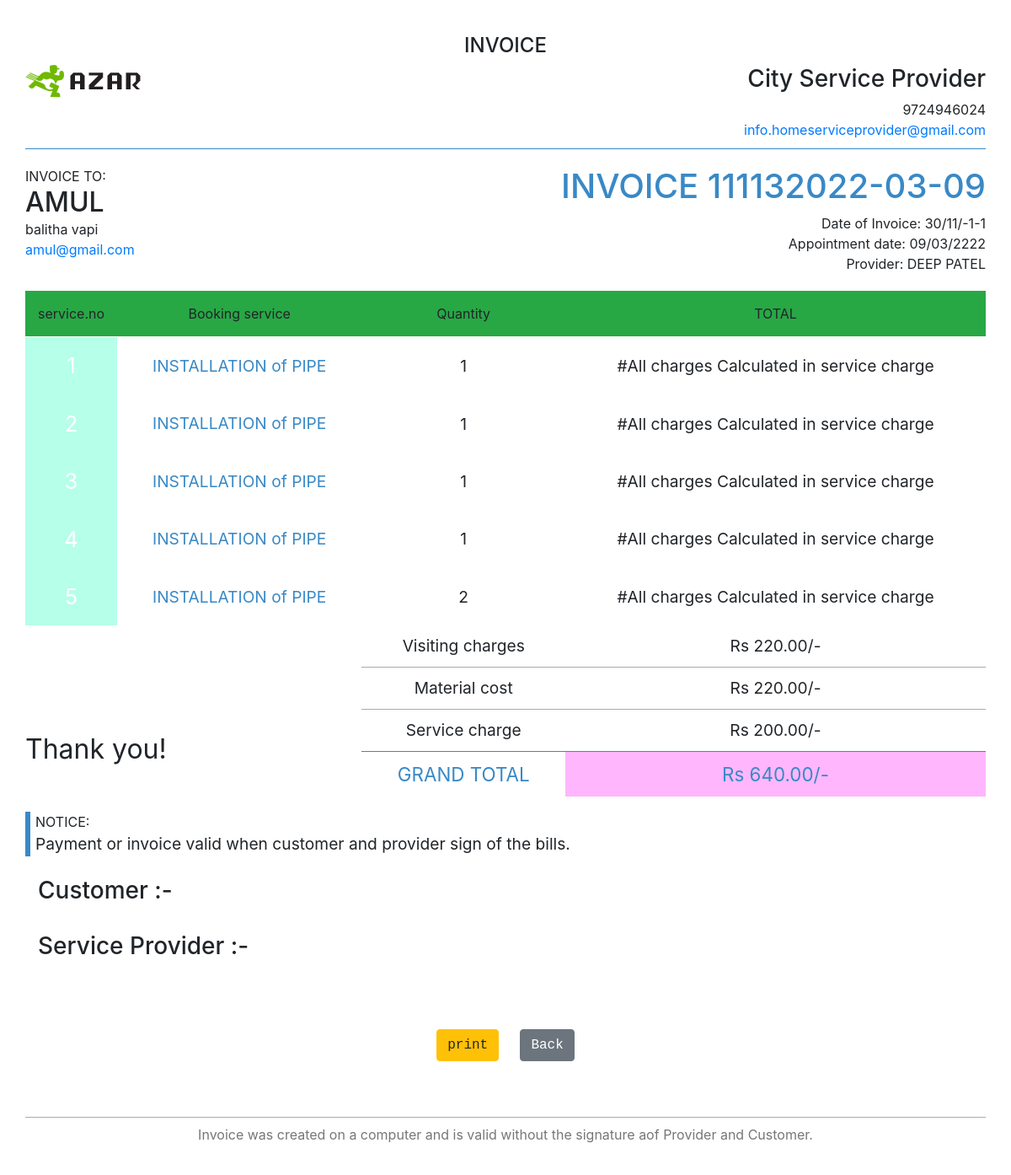
Screenshot of /partner/bill.php?bid=111132022-03-09 (signed in) with the database file from the repository.
### tables this page shows
CREATE TABLE `booking` (
  `bid` int(11) NOT NULL,
  `pid` int(11) NOT NULL,
  `sid` int(11) NOT NULL,
  `ssid` int(11) NOT NULL,
  `city` varchar(50) NOT NULL,
  `time` varchar(50) NOT NULL,
  `provider_status` tinyint(4) NOT NULL,
  `sub_name` varchar(50) NOT NULL,
  `date` date NOT NULL,
  `uid` int(11) NOT NULL,
  `booking_status` tinyint(4) NOT NULL,
  `visiting_price` varchar(200) NOT NULL,
  `Qty` int(11) NOT NULL,
  `bookingid` varchar(200) NOT NULL,
  `invoice` tinyint(4) NOT NULL
);

CREATE TABLE `service_detail` (
  `ssid` int(11) NOT NULL,
  `c_name` varchar(50) NOT NULL,
  `sid` int(11) NOT NULL
);

### partner/bill.php (the view, shortened to what this page needs)
<?php
include("includes/conn.php");
$bid=$_REQUEST['bid'];
$id=$_SESSION['pid'];
$sql = "SELECT i.bookingid,i.totalsubservice,u.name,sp.pname,i.date,s.s_name, sp.address , sp.contact, sp.email , u.address , u.email , i.invoicedate , i.date , i.visitingcharge
 , i.servicecharge , i.materialcost , i.totalsubservice
from invoice i, booking b, user u ,service_provider sp ,services s
where i.bookingid= b.bookingid AND i.bookingid='$bid'
AND i.uid=u.uid AND u.uid=b.uid AND i.pid=sp.pid AND sp.pid=b.pid AND
 b.pid='$id' AND i.sid=s.sid AND s.sid=b.sid AND b.invoice=2 GROUP BY b.date";
$result =  mysqli_query($conn , $sql);
    											     if (mysqli_num_rows($result) > 0) {
          													  while($row = mysqli_fetch_row($result)) {
 ?>
<!doctype html>
<html lang="en">
<head>
	<link href="//maxcdn.bootstrapcdn.com/bootstrap/4.1.1/css/bootstrap.min.css" rel="stylesheet" id="bootstrap-css">
	<link href="css/invoice.css" rel="stylesheet">
</head>
<body>
<div>
    <div class="invoice overflow-auto" id="invoice">
        <div style="min-width: 600px">
            <header>
			<h4 style="text-align:center">INVOICE </h4>
                <div class="row">
                    <div class="col">
                        <a target="_blank" href="#">
                            <img src="gallery/logo.png" data-holder-rendered="true" />
                            </a>
                    </div>
                    <div class="col company-details">
                        <div><h3>City Service Provider<h3></div>
                        <div>9724946024</div>
                        <div class="email"><a href="mailto: info.homeserviceprovider@gmail.com"> info.homeserviceprovider@gmail.com</a></div>
                    </div>
                </div>
            </header>
            <main>
                <div class="row contacts">
                    <div class="col invoice-to">
                        <div class="text-gray-light">INVOICE TO:</div>
                        <h2 class="to"><?php echo $row[2];?></h2>
                        <div class="address"><?php echo $row[9];?></div>
                        <div class="email"><a href="mailto:<?php echo $row[10];?>"><?php echo $row[10];?></a></div>
                    </div>
                    <div class="col invoice-details">
                        <h1 class="invoice-id">INVOICE  <?php echo $row[0];?></h1>
                        <div class="date">Date of Invoice: <?php echo date("d/m/yy", strtotime( $row[11]) );?></div>
                        <div class="date">Appointment date: <?php echo date("d/m/yy", strtotime( $row[12]) );?></div>
						 <div class="date">Provider: <?php echo $row[3];?></div>
                    </div>
                </div>
                <table border="0" cellspacing="0" cellpadding="0" >
                    <thead class="bg bg-success " align="center" >
                        <tr>
                            <th style="text-align:center"  width="7%">service.no</th>
                            <th class="text-align:center" >Booking service</th>
                            <th class="text-align:center" colspan="2">Quantity</th>
                            <th class="text-align:center" >TOTAL</th>
                        </tr>
                    </thead>
					<?php   $query = "SELECT * FROM booking WHERE  bookingid='$bid'";
													 $provider = mysqli_query($conn,$query);
													$cnt=1;
    											     if (mysqli_num_rows($provider) > 0) {
          													  while($row1 = mysqli_fetch_row($provider)) {
									?>
                    <tbody>
                        <tr>
                            <td class="no" style="text-align:center" width="7%"><?php echo $cnt;?></td>
                            <td style="text-align:center"><h3>
                                <?php $ssid = $row1[3];
														 $query1 = "SELECT * FROM Service_detail WHERE  ssid=$ssid ";
														$service= mysqli_query($conn,$query1);
															if (mysqli_num_rows($service) > 0) {
          													  while($row2 = mysqli_fetch_row($service)) {
																echo $row2[1];
													 }}
											?> of <?php echo $row1[7];?>
                            </td>
                            <td class="qty" colspan="2" style="text-align:center"><?php echo $row1[12];?></td>
                            <td class=" qty" style="text-align:center">#All charges Calculated in service charge</td>
                        </tr>
                    </tbody>
					<?php $cnt=$cnt+1;  }} ?>
                    <tfoot>
                        <tr>
                            <td colspan="2"></td>
                            <td colspan="2"style="text-align:center">Visiting charges</td>
                            <td style="text-align:center">Rs <?php echo $row[13];?>.00/-</td>
                        </tr>
                        <tr>
                            <td colspan="2"></td>
                            <td colspan="2" style="text-align:center">Material cost</td>
                            <td style="text-align:center">Rs <?php echo $row[15];?>.00/-</td>
                        </tr>
						 <tr>
                            <td colspan="2"></td>
                            <td colspan="2" style="text-align:center">Service charge </td>
                            <td style="text-align:center">Rs <?php echo $row[14];?>.00/-</td>
                        </tr>
                        <tr>
                            <td colspan="2"></td>
                            <td colspan="2" style="text-align:center">GRAND TOTAL</td>
                            <td style="text-align:center " class="total">Rs <?php echo $row[16];?>.00/-</td>
                        </tr>
                    </tfoot>
                </table>
				<div class="thanks">Thank you!</div>
                <div class="notices">
                    <div>NOTICE:</div>
                    <div class="notice">Payment or invoice valid when customer and provider sign of the bills.</div>
                </div>
				<br/>
				<div class="row">
					<div class="col-md-12">
					 <div class="col-md-6"><h3>Customer :-</h3></div><br/>
				<div class="col-md-6"><h3>Service Provider :-</h3></div><br/>
				</div>
				</div>
				<div style="padding-top:50px;"><pre><center><input type="submit" class="btn btn-warning" value="print" id="print" >   <a href="<?php echo $_SERVER['HTTP_REFERER']?>" class="btn btn-secondary">Back </a></center></pre>
				</div>
            </main>
            <footer>
                Invoice was created on a computer and is valid without the signature aof Provider and Customer.
            </footer>
        </div>
    </div>
</div>
</body>
</html>
													 <?php }} ?>

### partner/css/invoice.css (style rules this page uses)
#invoice { padding: 30px; }
.invoice { position: relative; background-color: #FFF; min-height: 680px; padding: 15px }
.invoice header { padding: 10px 0; margin-bottom: 20px; border-bottom: 1px solid #3989c6 }
.invoice .company-details { text-align: right }
.invoice .contacts { margin-bottom: 20px }
.invoice .invoice-to { text-align: left }
.invoice .invoice-to .to { margin-top: 0; margin-bottom: 0 }
.invoice .invoice-details { text-align: right }
.invoice .invoice-details .invoice-id { margin-top: 0; color: #3989c6 }
.invoice main { padding-bottom: 50px }
.invoice main .thanks { margin-top: -100px; font-size: 2em; margin-bottom: 50px }
.invoice main .notices { padding-left: 6px; border-left: 6px solid #3989c6 }
.invoice main .notices .notice { font-size: 1.2em }
.invoice table { width: 100%; border-collapse: collapse; border-spacing: 0; margin-bottom: 20px }
.invoice table th { padding: 15px; border-bottom: 1px solid #fff }
.invoice table td { padding: 15px; border-bottom: 1px solid #fff }
.invoice table th { white-space: nowrap; font-weight: 400; font-size: 16px }
.invoice table td h3 { margin: 0; font-weight: 400; color: #3989c6; font-size: 1.2em }
.invoice table .qty,.invoice table .total,.invoice table .unit { text-align: right; font-size: 1.2em }
.invoice table .no { color: #fff; font-size: 1.6em; background: #B6FFE9 }
.invoice table .total { background: #FFB6FD; color: #fff }
.invoice table tbody tr:last-child td { border: none }
.invoice table tfoot td { background: 0 0; border-bottom: none; white-space: nowrap; text-align: right; padding: 10px 20px; font-size: 1.2em; border-top: 1px solid #aaa }
.invoice table tfoot tr:first-child td { border-top: none }
.invoice table tfoot tr:last-child td { color: #3989c6; font-size: 1.4em; border-top: 1px solid #3989c6 }
.invoice table tfoot tr td:first-child { border: none }
.invoice footer { width: 100%; text-align: center; color: #777; border-top: 1px solid #aaa; padding: 8px 0 }

### rows the page displays
booking: sub_name "PIPE", Qty "1"
service_detail: c_name "INSTALLATION"
booking: sub_name "PIPE", Qty "1"
booking: sub_name "PIPE", Qty "1"
booking: sub_name "PIPE", Qty "1"
booking: sub_name "PIPE", Qty "2"

### other values shown
$row[2] "AMUL"
$row[9] "balitha vapi"
$row[10] "amul@gmail.com"
$row[0] "111132022-03-09"
date("d/m/yy", strtotime( $row[11]) ) "30/11/-1-1"
date("d/m/yy", strtotime( $row[12]) ) "09/03/2222"
$row[3] "DEEP PATEL"
$row[13] "220"
$row[15] "220"
$row[14] "200"
$row[16] "640"
